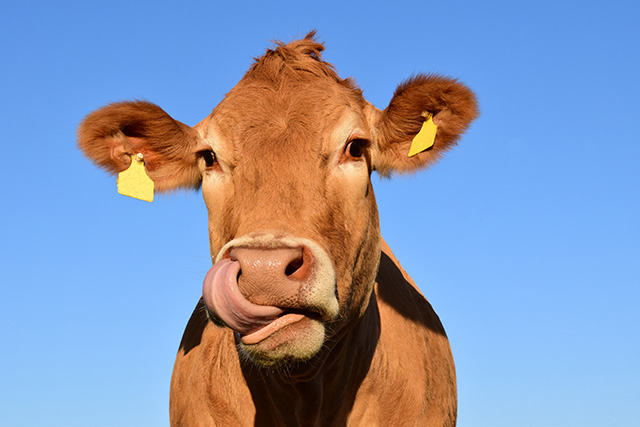
#> input picture graphics/opencv_funcs/cow.jpg, 640 x 427 px
$ python a.py
#> lines starting #> are read from the running program, lines starting #| are printed output that depends on the picture
# License: CC0
# https://puzzleandy.com

import cv2

def bgr2rgb(img):
	return cv2.cvtColor(img, cv2.COLOR_BGR2RGB)

def bgr2rgba(img):
	return cv2.cvtColor(img, cv2.COLOR_BGR2RGBA)

def bgr2gray(img):
	return cv2.cvtColor(img, cv2.COLOR_BGR2GRAY)

img = cv2.imread('cow.jpg')
#> img is the input picture: shape (427, 640, 3); mean B, G, R 180.5, 150.6, 135.9
gray = bgr2gray(img)
#> in bgr2gray, `return cv2.cvtColor(img, cv2.COLOR_BGR2GRAY)`:
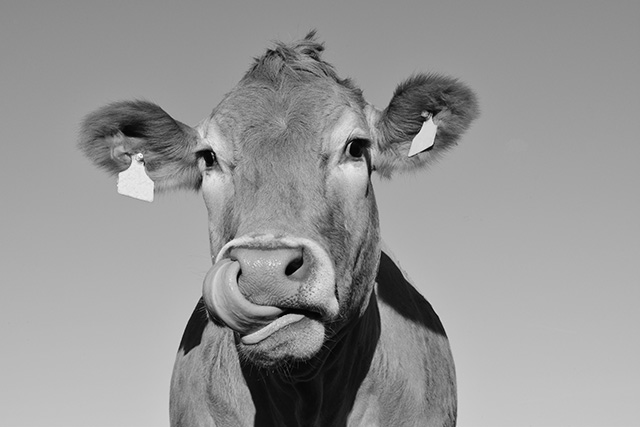
#> returned value: shape (427, 640); min 0, max 253, mean 149.6
bgr = bgr2rgb(img)
cv2.imwrite('gray.jpg', gray)
cv2.imwrite('bgr.jpg', bgr)
